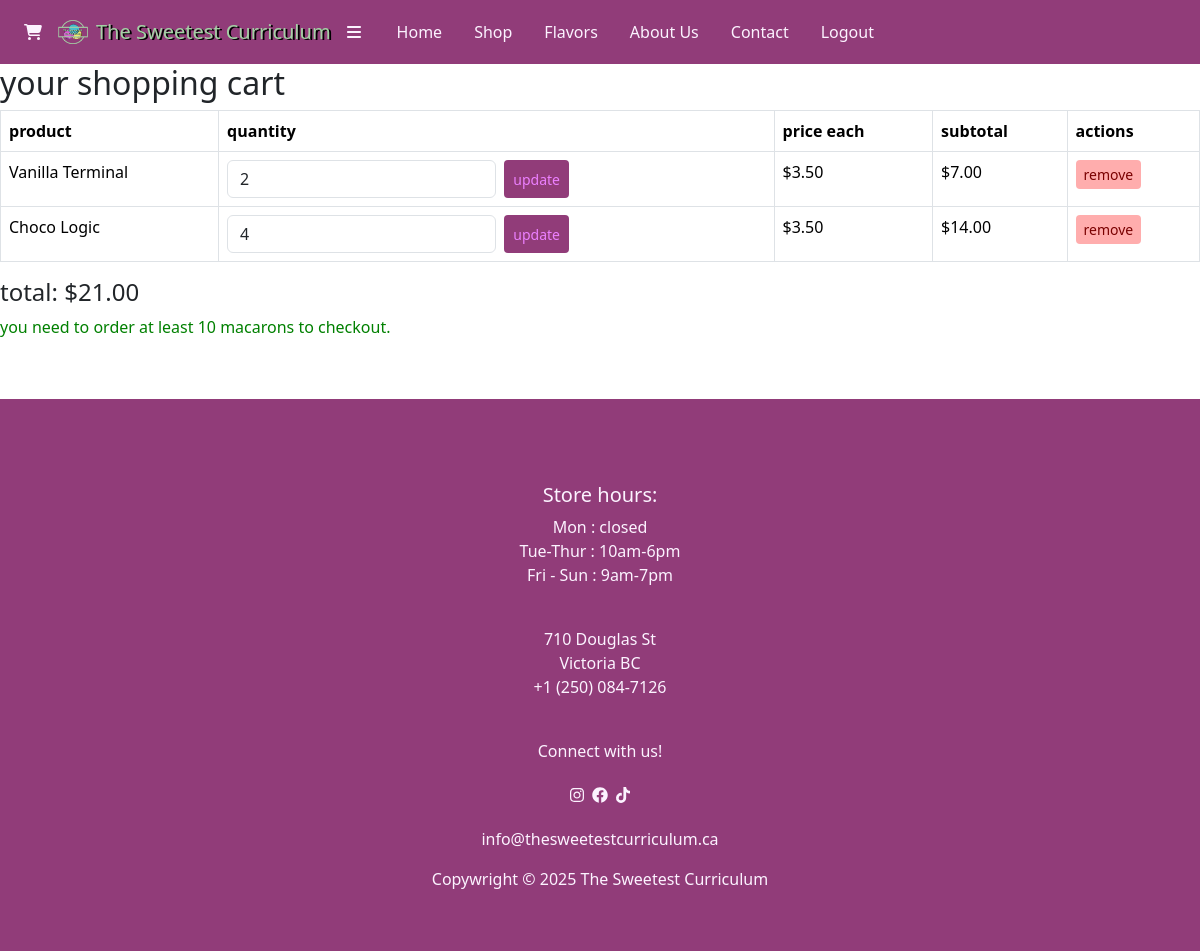
/cart.php (signed in), run on the app's committed database.
### tables this page shows
CREATE TABLE cart (
    user_id INT NOT NULL,
    product_id INT NOT NULL,
    quantity INT NOT NULL,
    PRIMARY KEY (user_id, product_id),
    FOREIGN KEY (user_id) REFERENCES users(user_id),
    FOREIGN KEY (product_id) REFERENCES products(product_id)
);

CREATE TABLE products (
    product_id INT PRIMARY KEY AUTO_INCREMENT,
    productName VARCHAR(100) NOT NULL,
    price DECIMAL(10,2) NOT NULL,
    imageURL TEXT,
    description TEXT NOT NULL
);

### cart.php (the view, shortened to what this page needs)
<?php
include 'includes/header.php';
include 'database/db.php';
$user_id = $_SESSION['user_id'];
$sql = "SELECT cart.product_id, cart.quantity, products.productName, products.price
        FROM cart
        JOIN products ON cart.product_id = products.product_id
        WHERE cart.user_id = $user_id";
$result = mysqli_query($dbc, $sql);
$cart_items = [];
$total = 0;
if ($result) {
    while ($row = mysqli_fetch_assoc($result)) {
        $cart_items[] = $row;
    }
}
?>
<h2>your shopping cart</h2>
<?php if (count($cart_items) === 0): ?>
    <p>your cart is empty.</p>
<?php else: ?>
    <table class="table table-bordered">
        <thead>
            <tr>
                <th>product</th>
                <th>quantity</th>
                <th>price each</th>
                <th>subtotal</th>
                <th>actions</th>
            </tr>
        </thead>
        <tbody>
            <?php foreach ($cart_items as $item):
                $subtotal = $item['price'] * $item['quantity'];
                $total += $subtotal;
            ?>
                <tr>
                    <td><?= htmlspecialchars($item['productName']) ?></td>
                    <td>
                        <form action="update-cart.php" method="post" class="d-flex">
                            <input type="number" name="quantity" value="<?= $item['quantity'] ?>" min="1" class="form-control w-50 me-2">
                            <button class="btn btn-sm btn-update" type="submit">update</button>
                        </form>
                    </td>
                    <td>$<?= number_format($item['price'], 2) ?></td>
                    <td>$<?= number_format($subtotal, 2) ?></td>
                    <td>
                        <a href="delete-cart-item.php?product_id=<?= $item['product_id'] ?>" class="btn btn-sm btn-danger">remove</a>
                    </td>
                </tr>
            <?php endforeach; ?>
        </tbody>
    </table>
    <?php
        $total_quantity = 0;
        foreach ($cart_items as $item) {
            $total_quantity += $item['quantity'];
        }
    ?>
    <h4>total: $<?= number_format($total, 2) ?></h4>
    <?php if ($total_quantity >= 10): ?>
        <a href="order.php" class="btn btn-success">proceed to checkout</a>
        <?php else: ?>
            <p style="color: green;">you need to order at least 10 macarons to checkout.</p>
        <?php endif; ?>
    <?php endif; ?>
    <?php include 'includes/footer.php'; ?>

### assets/css/styles.css (style rules this page uses)
a { color: #913C79; }
.btn-danger { background-color: #ffadad; border: none; color: #7a0000; }
.btn-update { color: #ec80ff; background-color:#913C79; }

### data on the page
cart: product.productName "Vanilla Terminal", quantity "2", product.price "3.50", subtotal "7.00"
cart: product.productName "Choco Logic", quantity "4", product.price "3.50", subtotal "14.00"

### other printed values
$total "21.00"
